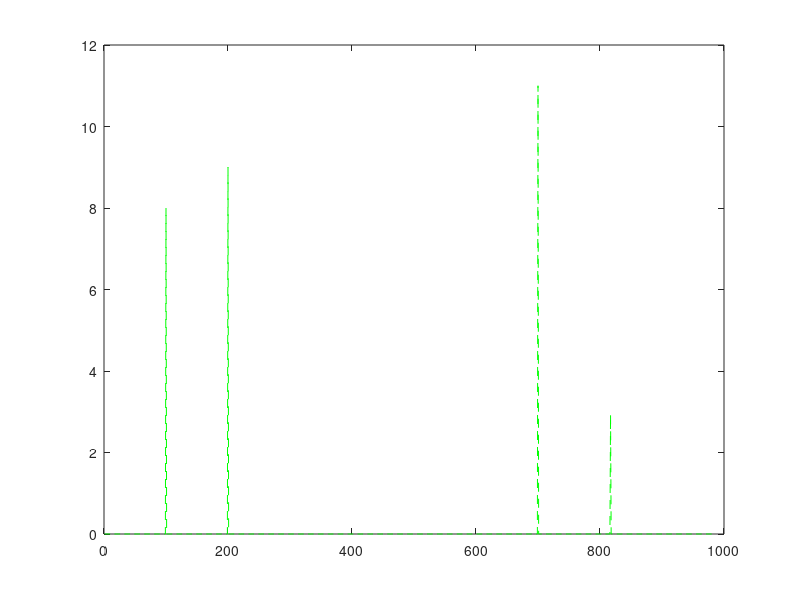
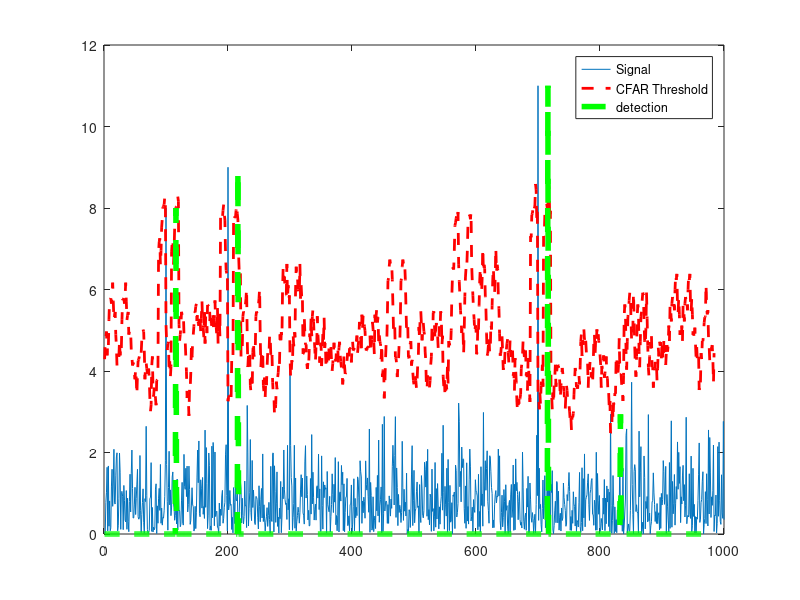

Here is the MATLAB script that generated these plots, in order:
% Implement 1D CFAR using lagging cells on the given noise and target scenario.

% Close and delete all currently open figures
close all;
clearvars;
clc;

% Data_points
Ns = 1000;

% Generate random noise
s=abs(randn(Ns,1));

%Targets location. Assigning bin 100, 200, 300 and 700 as Targets with the amplitudes of 8, 9, 4, 11.
s([100 ,200, 300, 700])=[8 9 4 11];

%plot the output
plot(s);

% TODO: Apply CFAR to detect the targets by filtering the noise.

% 1. Define the following:
% 1a. Training Cells
T = 12;
% 1b. Guard Cells 
G = 4;

% Offset : Adding room above noise threshold for desired SNR 
offset=5;

% Vector to hold threshold values 
threshold_cfar = [];

%Vector to hold final signal after thresholding
signal_cfar = [];

% 2. Slide window across the signal length
for i = 1:(Ns-(G+T))     

    % 2. - 5. Determine the noise threshold by measuring it within the training cells
    if(i <= (G+1))
        lagging_average = 0;
    else
        lagging_training_cell_min_index = max(1, i-G-T);
        lagging_average = mean(s(lagging_training_cell_min_index:i-G-1));
    end
    
    leading_average = mean(s(i+G+1:i+G+T));
    
    %average_noise = mean([lagging_average leading_average]);
    average_noise = max(lagging_average, leading_average);
    noise_threshold = average_noise * offset;
    threshold_cfar = [threshold_cfar, {noise_threshold}];

    % 6. Measuring the signal within the CUT
    CUT = s(i);

    % 8. Filter the signal above the threshold
    if(CUT > noise_threshold)
        signal = CUT;
    else
        signal = 0;
    end  
    signal_cfar = [signal_cfar, {signal}];
end


% plot the filtered signal
plot (cell2mat(signal_cfar),'g--');

% plot original sig, threshold and filtered signal within the same figure.
figure,plot(s);
hold on,plot(cell2mat(circshift(threshold_cfar,G)),'r--','LineWidth',2)
hold on, plot (cell2mat(circshift(signal_cfar,(T+G))),'g--','LineWidth',4);
legend('Signal','CFAR Threshold','detection')